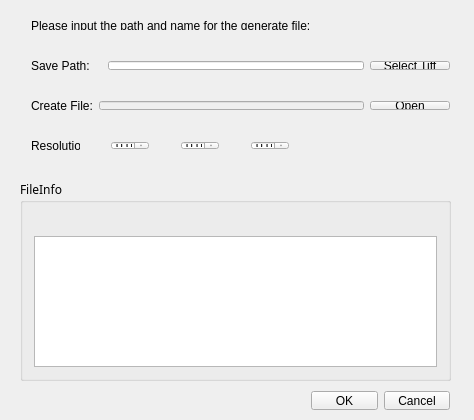
<?xml version="1.0" encoding="UTF-8"?>
<ui version="4.0">
 <class>creathdf5dialog</class>
 <widget class="QDialog" name="creathdf5dialog">
  <property name="geometry">
   <rect>
    <x>0</x>
    <y>0</y>
    <width>474</width>
    <height>420</height>
   </rect>
  </property>
  <property name="sizePolicy">
   <sizepolicy hsizetype="Fixed" vsizetype="Fixed">
    <horstretch>0</horstretch>
    <verstretch>0</verstretch>
   </sizepolicy>
  </property>
  <property name="windowTitle">
   <string>creathdf5dialog</string>
  </property>
  <widget class="QWidget" name="horizontalLayoutWidget">
   <property name="geometry">
    <rect>
     <x>20</x>
     <y>90</y>
     <width>441</width>
     <height>31</height>
    </rect>
   </property>
   <layout class="QHBoxLayout" name="horizontalLayout1">
    <item>
     <widget class="QLabel" name="label">
      <property name="enabled">
       <bool>true</bool>
      </property>
      <property name="sizePolicy">
       <sizepolicy hsizetype="Fixed" vsizetype="Preferred">
        <horstretch>0</horstretch>
        <verstretch>0</verstretch>
       </sizepolicy>
      </property>
      <property name="text">
       <string>Create File:</string>
      </property>
     </widget>
    </item>
    <item>
     <widget class="QLineEdit" name="nameEdit">
      <property name="enabled">
       <bool>false</bool>
      </property>
      <property name="sizePolicy">
       <sizepolicy hsizetype="Expanding" vsizetype="Expanding">
        <horstretch>0</horstretch>
        <verstretch>0</verstretch>
       </sizepolicy>
      </property>
      <property name="clearButtonEnabled">
       <bool>false</bool>
      </property>
     </widget>
    </item>
    <item>
     <widget class="QPushButton" name="pathButton">
      <property name="sizePolicy">
       <sizepolicy hsizetype="Maximum" vsizetype="Maximum">
        <horstretch>0</horstretch>
        <verstretch>0</verstretch>
       </sizepolicy>
      </property>
      <property name="text">
       <string>Open</string>
      </property>
      <property name="autoDefault">
       <bool>false</bool>
      </property>
     </widget>
    </item>
   </layout>
  </widget>
  <widget class="QWidget" name="horizontalLayoutWidget_3">
   <property name="geometry">
    <rect>
     <x>20</x>
     <y>130</y>
     <width>71</width>
     <height>31</height>
    </rect>
   </property>
   <layout class="QHBoxLayout" name="horizontalLayout_2">
    <item>
     <widget class="QLabel" name="label_3">
      <property name="text">
       <string>Resolution:</string>
      </property>
     </widget>
    </item>
   </layout>
  </widget>
  <widget class="QWidget" name="horizontalLayoutWidget_4">
   <property name="geometry">
    <rect>
     <x>100</x>
     <y>130</y>
     <width>60</width>
     <height>31</height>
    </rect>
   </property>
   <layout class="QHBoxLayout" name="horizontalLayout_3">
    <item>
     <widget class="QDoubleSpinBox" name="xSpinBox"/>
    </item>
   </layout>
  </widget>
  <widget class="QWidget" name="horizontalLayoutWidget_5">
   <property name="geometry">
    <rect>
     <x>170</x>
     <y>130</y>
     <width>60</width>
     <height>31</height>
    </rect>
   </property>
   <layout class="QHBoxLayout" name="horizontalLayout_4">
    <item>
     <widget class="QDoubleSpinBox" name="ySpinBox"/>
    </item>
   </layout>
  </widget>
  <widget class="QWidget" name="horizontalLayoutWidget_6">
   <property name="geometry">
    <rect>
     <x>240</x>
     <y>130</y>
     <width>60</width>
     <height>31</height>
    </rect>
   </property>
   <layout class="QHBoxLayout" name="horizontalLayout_5">
    <item>
     <widget class="QDoubleSpinBox" name="zSpinBox"/>
    </item>
   </layout>
  </widget>
  <widget class="QGroupBox" name="FileInfoGroupBox">
   <property name="geometry">
    <rect>
     <x>20</x>
     <y>180</y>
     <width>431</width>
     <height>201</height>
    </rect>
   </property>
   <property name="font">
    <font>
     <family>Arial Black</family>
    </font>
   </property>
   <property name="title">
    <string>FileInfo</string>
   </property>
   <layout class="QGridLayout" name="gridLayout">
    <item row="1" column="0">
     <widget class="QTextBrowser" name="infoBrowser">
      <property name="sizePolicy">
       <sizepolicy hsizetype="Expanding" vsizetype="Maximum">
        <horstretch>0</horstretch>
        <verstretch>0</verstretch>
       </sizepolicy>
      </property>
      <property name="font">
       <font>
        <family>System</family>
       </font>
      </property>
     </widget>
    </item>
    <item row="0" column="0">
     <widget class="QLabel" name="infoLabel">
      <property name="text">
       <string/>
      </property>
      <property name="textFormat">
       <enum>Qt::PlainText</enum>
      </property>
     </widget>
    </item>
   </layout>
  </widget>
  <widget class="QWidget" name="horizontalLayoutWidget_7">
   <property name="geometry">
    <rect>
     <x>300</x>
     <y>380</y>
     <width>161</width>
     <height>41</height>
    </rect>
   </property>
   <layout class="QHBoxLayout" name="horizontalLayout_9">
    <item>
     <widget class="QPushButton" name="okButton">
      <property name="enabled">
       <bool>true</bool>
      </property>
      <property name="text">
       <string>OK</string>
      </property>
      <property name="autoDefault">
       <bool>false</bool>
      </property>
     </widget>
    </item>
    <item>
     <widget class="QPushButton" name="cancelButton">
      <property name="text">
       <string>Cancel</string>
      </property>
      <property name="autoDefault">
       <bool>false</bool>
      </property>
      <property name="default">
       <bool>false</bool>
      </property>
     </widget>
    </item>
   </layout>
  </widget>
  <widget class="QWidget" name="horizontalLayoutWidget_8">
   <property name="geometry">
    <rect>
     <x>20</x>
     <y>10</y>
     <width>320</width>
     <height>31</height>
    </rect>
   </property>
   <layout class="QHBoxLayout" name="horizontalLayout_6">
    <item>
     <widget class="QLabel" name="label_4">
      <property name="text">
       <string>Please input the path and name for the generate file:</string>
      </property>
     </widget>
    </item>
   </layout>
  </widget>
  <widget class="QWidget" name="horizontalLayoutWidget_9">
   <property name="geometry">
    <rect>
     <x>20</x>
     <y>50</y>
     <width>441</width>
     <height>31</height>
    </rect>
   </property>
   <layout class="QHBoxLayout" name="horizontalLayout_8">
    <item>
     <widget class="QLabel" name="label_2">
      <property name="sizePolicy">
       <sizepolicy hsizetype="Preferred" vsizetype="Preferred">
        <horstretch>0</horstretch>
        <verstretch>0</verstretch>
       </sizepolicy>
      </property>
      <property name="text">
       <string>Save Path:</string>
      </property>
     </widget>
    </item>
    <item>
     <spacer name="horizontalSpacer">
      <property name="orientation">
       <enum>Qt::Horizontal</enum>
      </property>
      <property name="sizeType">
       <enum>QSizePolicy::Fixed</enum>
      </property>
      <property name="sizeHint" stdset="0">
       <size>
        <width>12</width>
        <height>20</height>
       </size>
      </property>
     </spacer>
    </item>
    <item>
     <widget class="QLineEdit" name="pathEdit">
      <property name="sizePolicy">
       <sizepolicy hsizetype="Expanding" vsizetype="Expanding">
        <horstretch>0</horstretch>
        <verstretch>0</verstretch>
       </sizepolicy>
      </property>
     </widget>
    </item>
    <item>
     <widget class="QPushButton" name="SelectButton">
      <property name="sizePolicy">
       <sizepolicy hsizetype="Fixed" vsizetype="Fixed">
        <horstretch>0</horstretch>
        <verstretch>0</verstretch>
       </sizepolicy>
      </property>
      <property name="text">
       <string>Select Tiff</string>
      </property>
      <property name="autoDefault">
       <bool>false</bool>
      </property>
     </widget>
    </item>
   </layout>
  </widget>
 </widget>
 <layoutdefault spacing="6" margin="11"/>
 <resources/>
 <connections/>
</ui>
